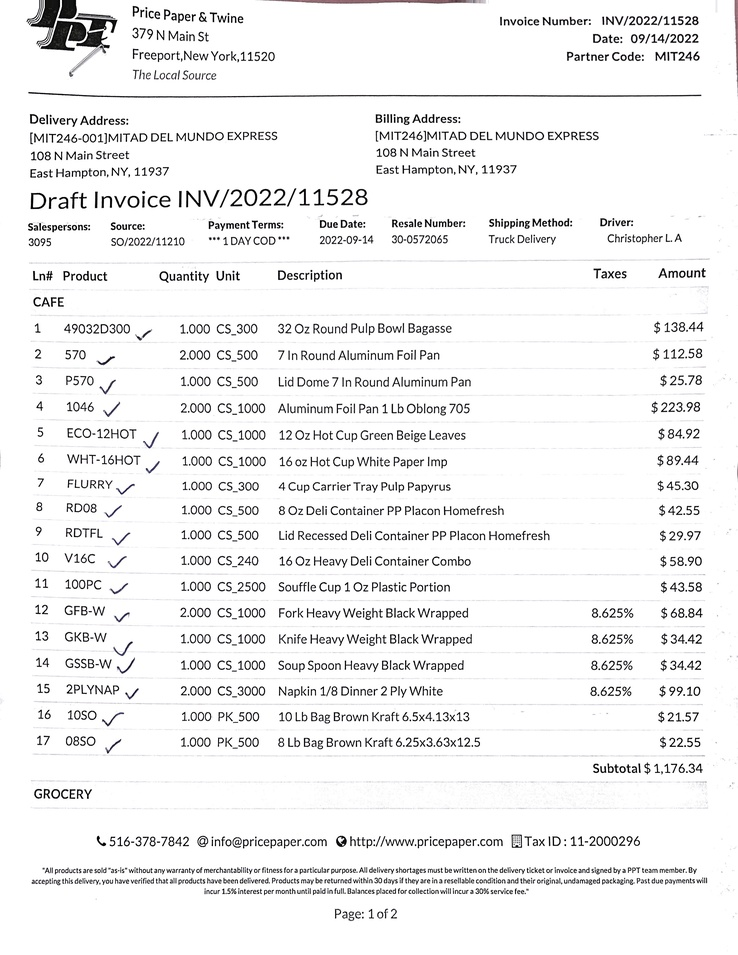
#> input picture tests/1-Customer_Invoice-INV-2022-11528.jpg, 738 x 955 px, shrunk from 2294 x 2968 before the run
$ python read_invoices.py ../tests/1-Customer_Invoice-INV-2022-11528.jpg
#> lines starting #> are read from the running program, lines starting #| are printed output that depends on the picture; after the words box and inside, x2 and y2 are one past the last pixel; in counts of white or black regions, pixels touching at a corner belong together
#!/usr/bin/env python3
# -*- coding: utf-8 -*-
# use this command to install open cv2
# pip install opencv-python

import re
import sys

import cv2
import pytesseract

invoice_rexp = re.compile(r'(R?INV\/20[0-9]{2}\/[0-9]{4,7}).+Date:.+([01][0-0]\/[0-3][0-9]\/20[0-9]{2}).+Partner Code:.+([A-Z0-9]{6})')

pytesseract.pytesseract.tesseract_cmd = r'/opt/homebrew/bin/tesseract'


def mark_region(image_path):
    image = cv2.imread(image_path)
#> image is the input picture: shape (955, 738, 3); mean B, G, R 241.3, 241.1, 241.2

    # define threshold of regions to ignore
    THRESHOLD_REGION_IGNORE = 60

    try:
        gray = cv2.cvtColor(image, cv2.COLOR_BGR2GRAY)
    except:
        gray = image

    blur = cv2.GaussianBlur(gray, (9, 9), 0)
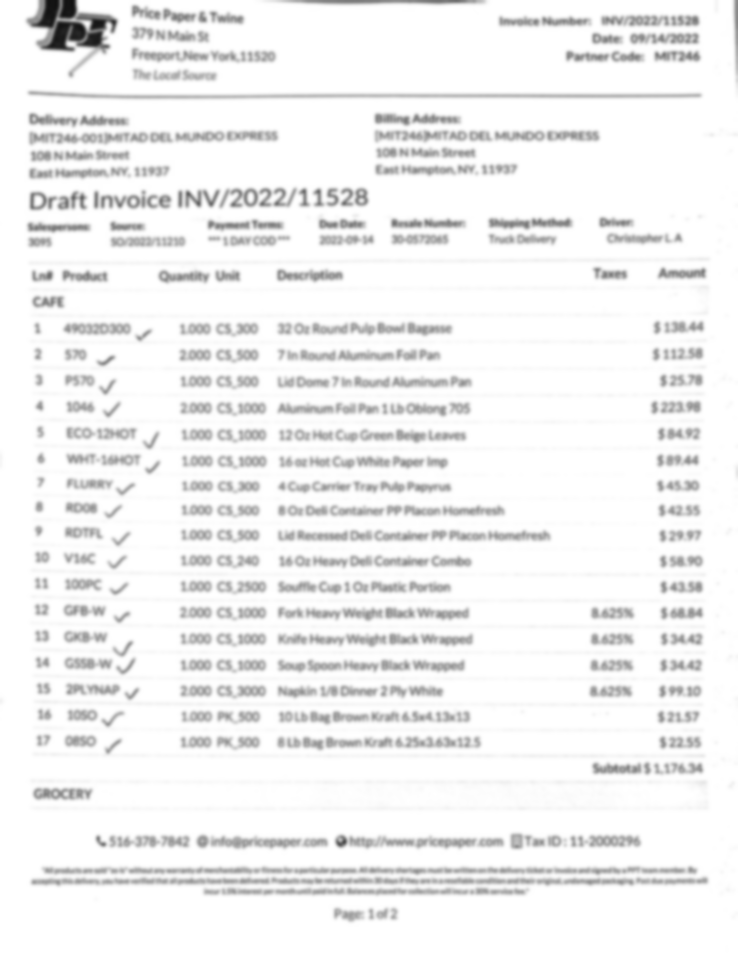
#> blur: shape (955, 738); min 18, max 255, mean 241.2
    thresh = cv2.adaptiveThreshold(blur, 255, cv2.ADAPTIVE_THRESH_GAUSSIAN_C, cv2.THRESH_BINARY_INV, 11, 30)
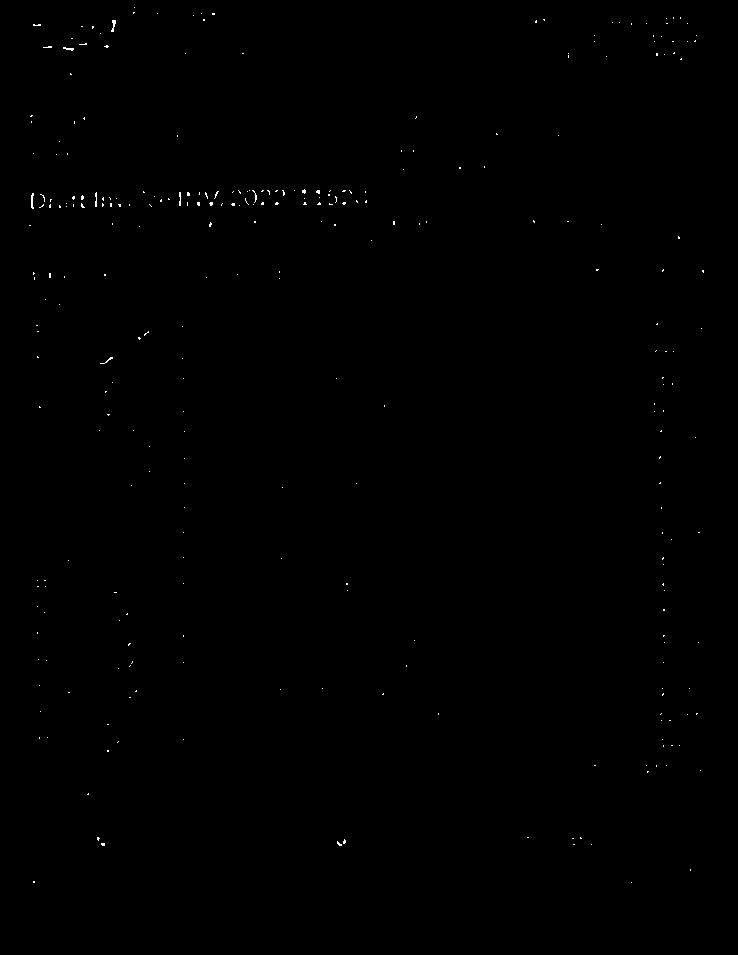
#> thresh: shape (955, 738); 0.15% white in thin lines or dots, all inside (x1, y1, x2, y2) = (29, 7, 704, 883)

    # Dilate to combine adjacent text contours
    kernel = cv2.getStructuringElement(cv2.MORPH_RECT, (9, 9))
    dilate = cv2.dilate(thresh, kernel, iterations=4)
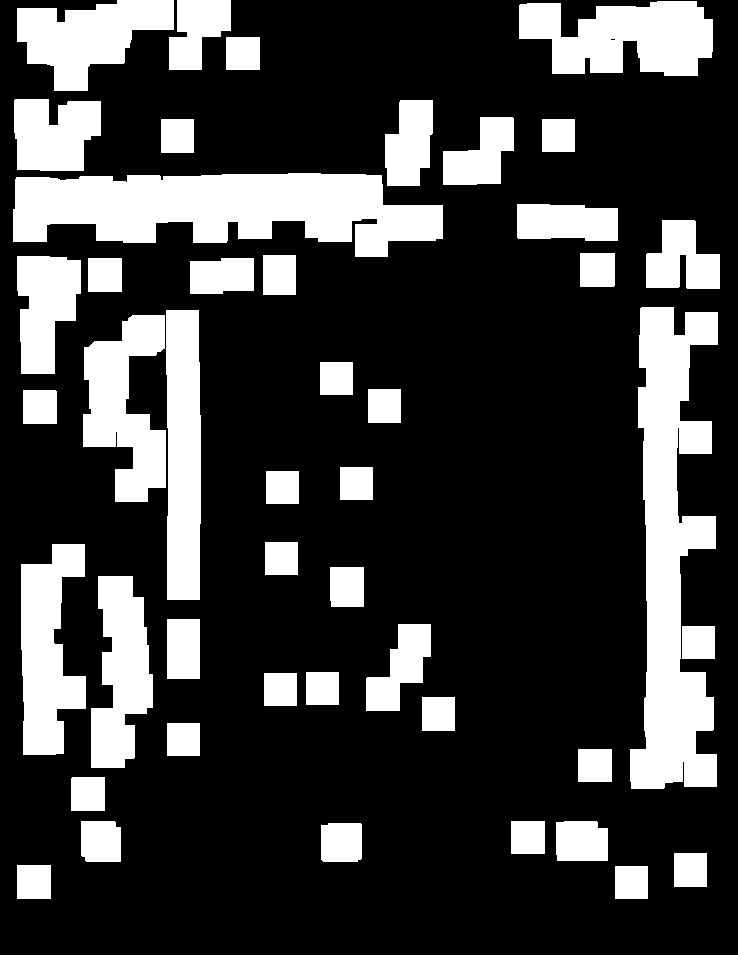
#> dilate: shape (955, 738); 24.3% white; 45 white regions

    # Find contours, highlight text areas, and extract ROIs
    cnts = cv2.findContours(dilate, cv2.RETR_EXTERNAL, cv2.CHAIN_APPROX_SIMPLE)
#> cnts = 45 contours; largest, box (x1, y1, x2, y2) and area: (630, 307, 718, 789) 24128, (13, 173, 443, 257) 23776, (519, 1, 713, 76) 10288, (166, 310, 201, 600) 9282, (21, 544, 86, 755) 8959
    cnts = cnts[0] if len(cnts) == 2 else cnts[1]

    line_items_coordinates = []
    for c in cnts:
        area = cv2.contourArea(c)
        x, y, w, h = cv2.boundingRect(c)

        if w < THRESHOLD_REGION_IGNORE or h < THRESHOLD_REGION_IGNORE:
            continue

        image = cv2.rectangle(image, (x, y), (x + w, y + h), color=(255, 0, 255), thickness=3)
        line_items_coordinates.append([(x, y), (x + w, y + h)])
#> this loop made 45 passes
#> (area, x, y, w, h) on passes 4, 5, 7, 8, 15, 17, 18, 19, 23, 26, 27, 28: (1496, 321, 823, 41, 39), (1906, 556, 821, 52, 40), (1509.5, 81, 821, 40, 41), (1088.5, 71, 777, 34, 34), (2957.5, 366, 624, 65, 87), (7749, 91, 576, 62, 192), (1281.5, 330, 567, 34, 40), (8959, 21, 544, 65, 211), (1088.5, 23, 390, 34, 34), (8878, 83, 315, 83, 187), (9282, 166, 310, 35, 290), (24127.5, 630, 307, 88, 482)
#> (c, area, x, y, w, h) on passes 1, 2, 3, 6, 9, 10: ([[615, 866], [615, 898], [647, 898], [647, 866]], 1024, 615, 866, 33, 33), ([[17, 865], [17, 898], [50, 898], [50, 865]], 1089, 17, 865, 34, 34), ([[674, 853], [674, 886], [706, 886], [706, 853]], 1056, 674, 853, 33, 34), ([[511, 821], [511, 853], [544, 853], [544, 821]], 1056, 511, 821, 34, 33), ([[578, 749], [578, 781], [611, 781], [611, 749]], 1056, 578, 749, 34, 33), ([[167, 723], [167, 755], [199, 755], [199, 723]], 1024, 167, 723, 33, 33)
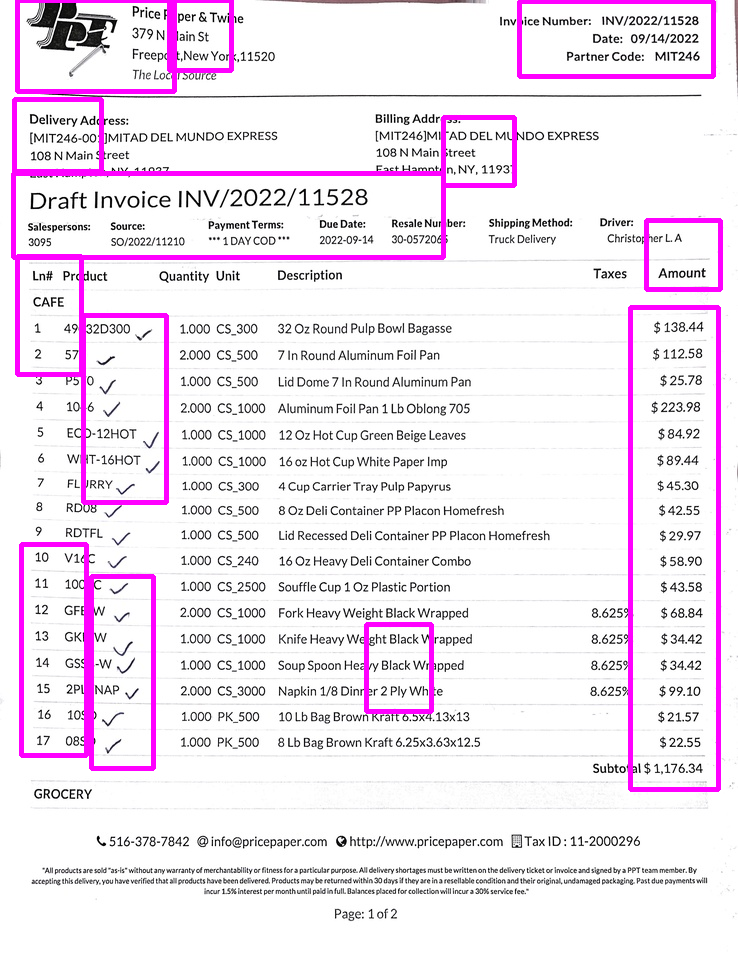
#> image: shape (955, 738, 3); 4.46% of pixels changed, all inside (x1, y1, x2, y2) = (11, 0, 723, 792)
#> after the loop, line_items_coordinates = 13 items

    return image, line_items_coordinates

def read_text(image, line_items_coordinates):

    for index in range(len(line_items_coordinates)):
        # get co-ordinates to crop the image
        c = line_items_coordinates[-index]

        # cropping image img = image[y0:y1, x0:x1]
        img = image[c[0][1]:c[1][1], c[0][0]:c[1][0]]

        # convert the image to black and white for better OCR
        ret, thresh1 = cv2.threshold(img, 120, 255, cv2.THRESH_BINARY)

        # pytesseract image to string to get results
        text = str(pytesseract.image_to_string(thresh1, config='--psm 6')).replace('\n', ' ')
        # print(index, text)

    return text

def main():
    FILENAME = sys.argv[1]
    image, line_items_coordinates = mark_region(FILENAME)
#> line_items_coordinates = 13 items
    #a_i = Image.fromarray(image)
    #a_i.save(FILENAME, "JPEG")

    # index 25 is invoice number
    t = read_text(image,line_items_coordinates)
#> the loop in read_text, `for index in range(len(line_items_coordinates)):` made 1 pass
#> c on pass 1: [(366, 624), (431, 711)]
#> pass 1, in read_text, `img = image[c[0][1]:c[1][1], c[0][0]:c[1][0]]`:
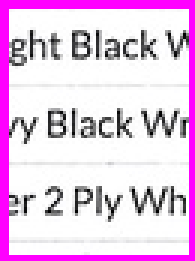
#> img: shape (87, 65, 3) (shown 3 times larger); mean B, G, R 232.6, 199.2, 232.3
#> pass 1, in read_text, `ret, thresh1 = cv2.threshold(img, 120, 255, cv2.THRESH_BINARY)`:
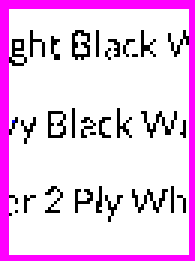
#> thresh1: shape (87, 65, 3) (shown 3 times larger); mean B, G, R 235.5, 202.3, 235.5
    #print(t)
    #invoice, inv_date, partner = invoice_rexp.search(t).groups()
    #print(f'Invoice: {invoice} date: {inv_date} partner-code: {partner}')

if __name__ == "__main__":
    main()
#> (the call stopped at in read_text, `text = str(pytesseract.image_to_string(thresh1, config='--psm 6')).rep..`: pytesseract is not available in this run)

$ run again, on tests/INV-2022-10515-2.jpg
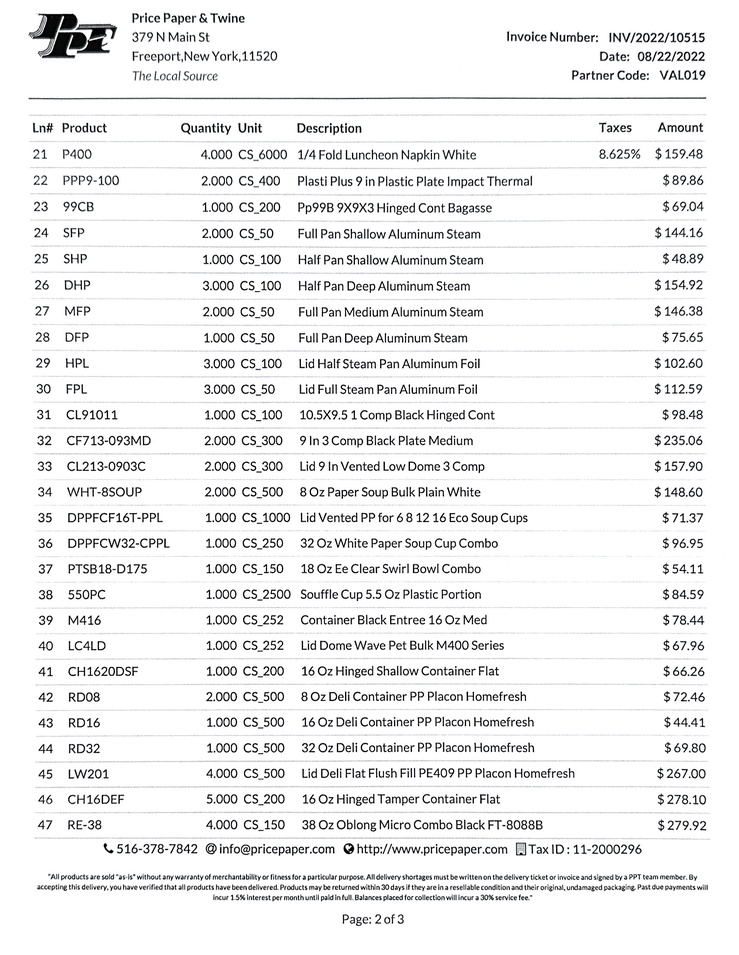
#> input picture tests/INV-2022-10515-2.jpg, 739 x 955 px, shrunk from 1709 x 2211 before the run
#> in mark_region, image is the input picture: shape (955, 739, 3); mean B, G, R 239.4, 239.1, 239
#> thresh: shape (955, 739); 0.09% white in thin lines or dots, all inside (x1, y1, x2, y2) = (34, 14, 704, 923)
#> dilate: shape (955, 739); 23.7% white; 54 white regions
#> cnts = 54 contours; largest, box (x1, y1, x2, y2) and area: (640, 108, 719, 846) 32851, (190, 395, 227, 763) 12098, (557, 18, 720, 95) 7935, (249, 498, 321, 691) 7610, (24, 0, 150, 74) 7332
#> the loop in mark_region, `for c in cnts:` made 54 passes
#> (area, x, y, w, h) on passes 2, 4, 6, 8, 9, 11, 12, 14: (2346.5, 576, 872, 73, 34), (2314, 446, 861, 70, 54), (2755, 226, 861, 67, 54), (2949.5, 516, 829, 84, 40), (6734.5, 22, 828, 135, 77), (1696.5, 250, 786, 34, 53), (2497.5, 465, 782, 50, 61), (1895, 192, 780, 35, 59)
#> after the loop in mark_region, `for c in cnts:`:
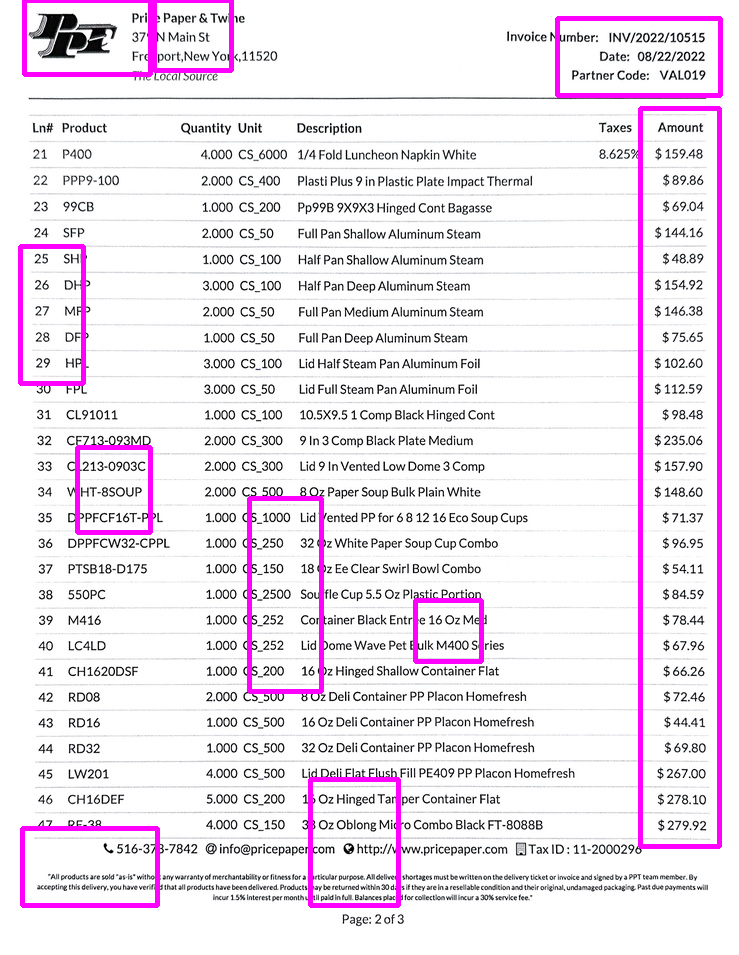
#> image: shape (955, 739, 3); 3.57% of pixels changed, all inside (x1, y1, x2, y2) = (18, 0, 723, 908)
#> after the loop in mark_region, `for c in cnts:`: line_items_coordinates = [[(22, 828), (157, 905)], [(310, 779), (398, 905)], [(415, 600), (481, 661)], [(249, 498), (321, 691)], [(77, 447), (150, 532)], [(20, 246), (83, 383)], [(640, 108), (719, 846)], [(557, 18), (720, 95)], [(154, 0), (231, 70)], [(24, 0), (150, 74)]]
#> the loop in read_text, `for index in range(len(line_items_coordinates)):` made 1 pass
#> c on pass 1: [(22, 828), (157, 905)]
#> pass 1, in read_text, `ret, thresh1 = cv2.threshold(img, 120, 255, cv2.THRESH_BINARY)`:
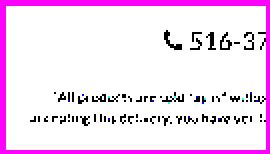
#> thresh1: shape (77, 135, 3) (shown 2 times larger); mean B, G, R 244.2, 218.6, 243.8

$ run again, on tests/INV-2022-12412_20221006_Customer_Invoice_011671.jpg
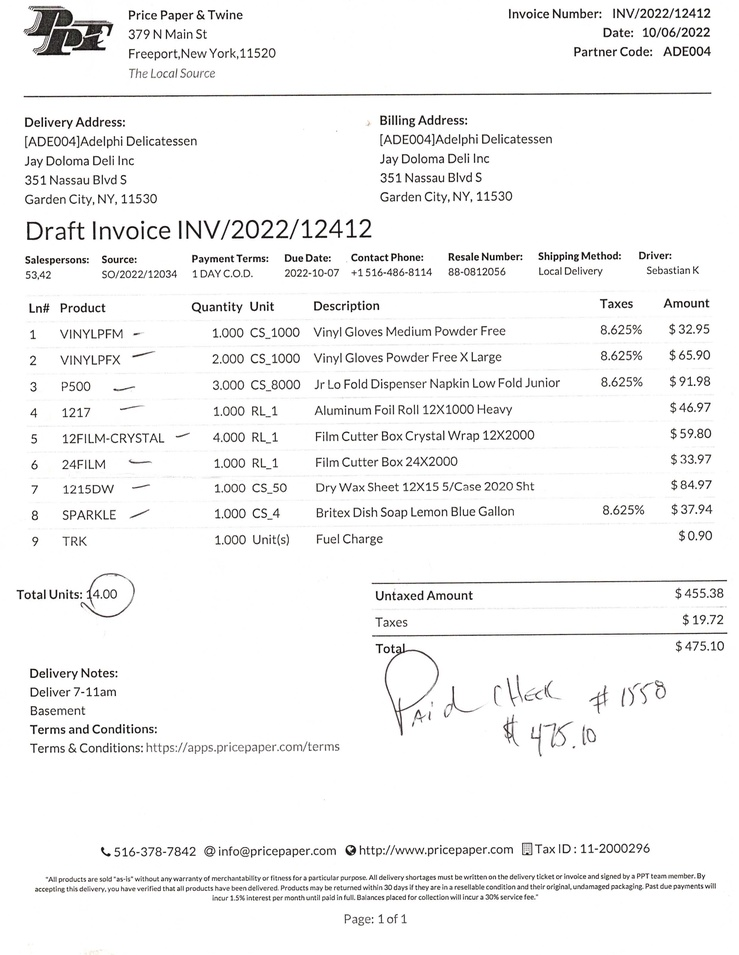
#> input picture tests/INV-2022-12412_20221006_Customer_Invoice_011671.jpg, 739 x 955 px, shrunk from 2480 x 3203 before the run
#> in mark_region, image is the input picture: shape (955, 739, 3); mean B, G, R 244.3, 244.3, 244.5
#> thresh: shape (955, 739); 0.09% white in thin lines or dots, all inside (x1, y1, x2, y2) = (19, 9, 709, 856)
#> dilate: shape (955, 739); 10.3% white; 29 white regions
#> cnts = 29 contours; largest, box (x1, y1, x2, y2) and area: (11, 204, 395, 277) 22702, (14, 0, 128, 71) 6294, (626, 0, 725, 70) 5413, (401, 238, 500, 275) 3318, (199, 292, 256, 347) 1969
#> the loop in mark_region, `for c in cnts:` made 29 passes
#> (area, x, y, w, h) on passes 1, 2, 3, 4, 5, 6, 9, 10: (1494, 330, 832, 41, 39), (1504, 85, 832, 41, 40), (1121, 16, 709, 35, 34), (1894.5, 384, 695, 51, 48), (1449.5, 58, 654, 42, 38), (1088.5, 362, 628, 34, 34), (1088.5, 3, 574, 34, 34), (1969, 199, 292, 57, 55)
#> after the loop in mark_region, `for c in cnts:`:
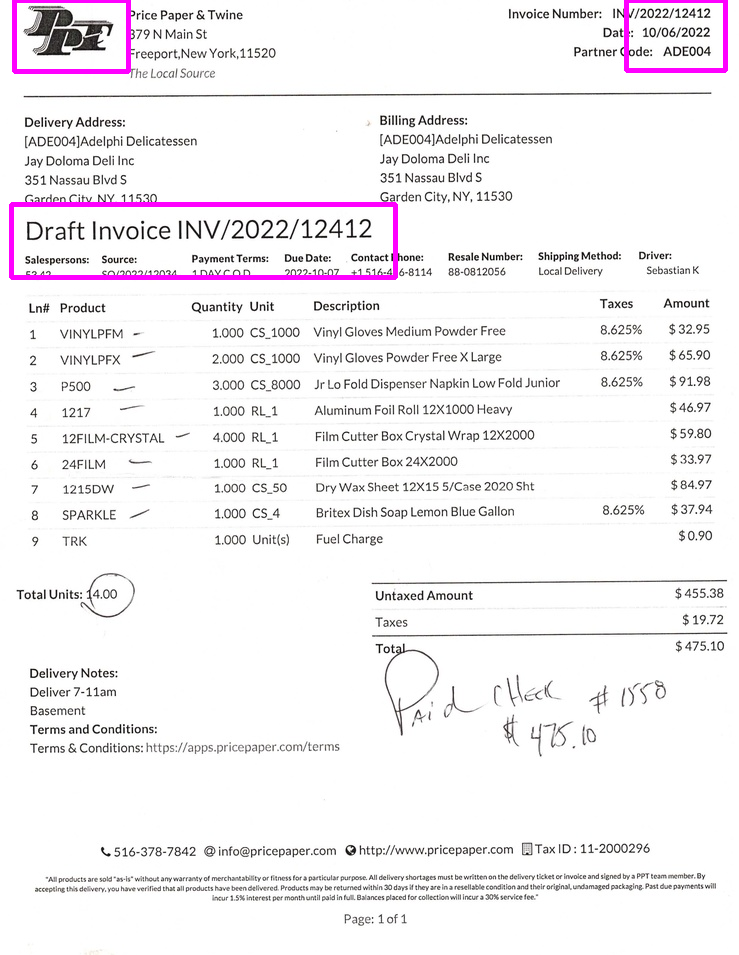
#> image: shape (955, 739, 3); 1.08% of pixels changed, all inside (x1, y1, x2, y2) = (9, 0, 728, 280)
#> after the loop in mark_region, `for c in cnts:`: line_items_coordinates = [[(11, 204), (395, 277)], [(626, 0), (725, 70)], [(14, 0), (128, 71)]]
#> the loop in read_text, `for index in range(len(line_items_coordinates)):` made 1 pass
#> pass 1, in read_text, `ret, thresh1 = cv2.threshold(img, 120, 255, cv2.THRESH_BINARY)`:
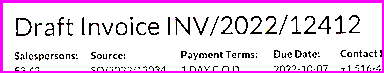
#> thresh1: shape (73, 384, 3); mean B, G, R 233.2, 212.7, 233.3
